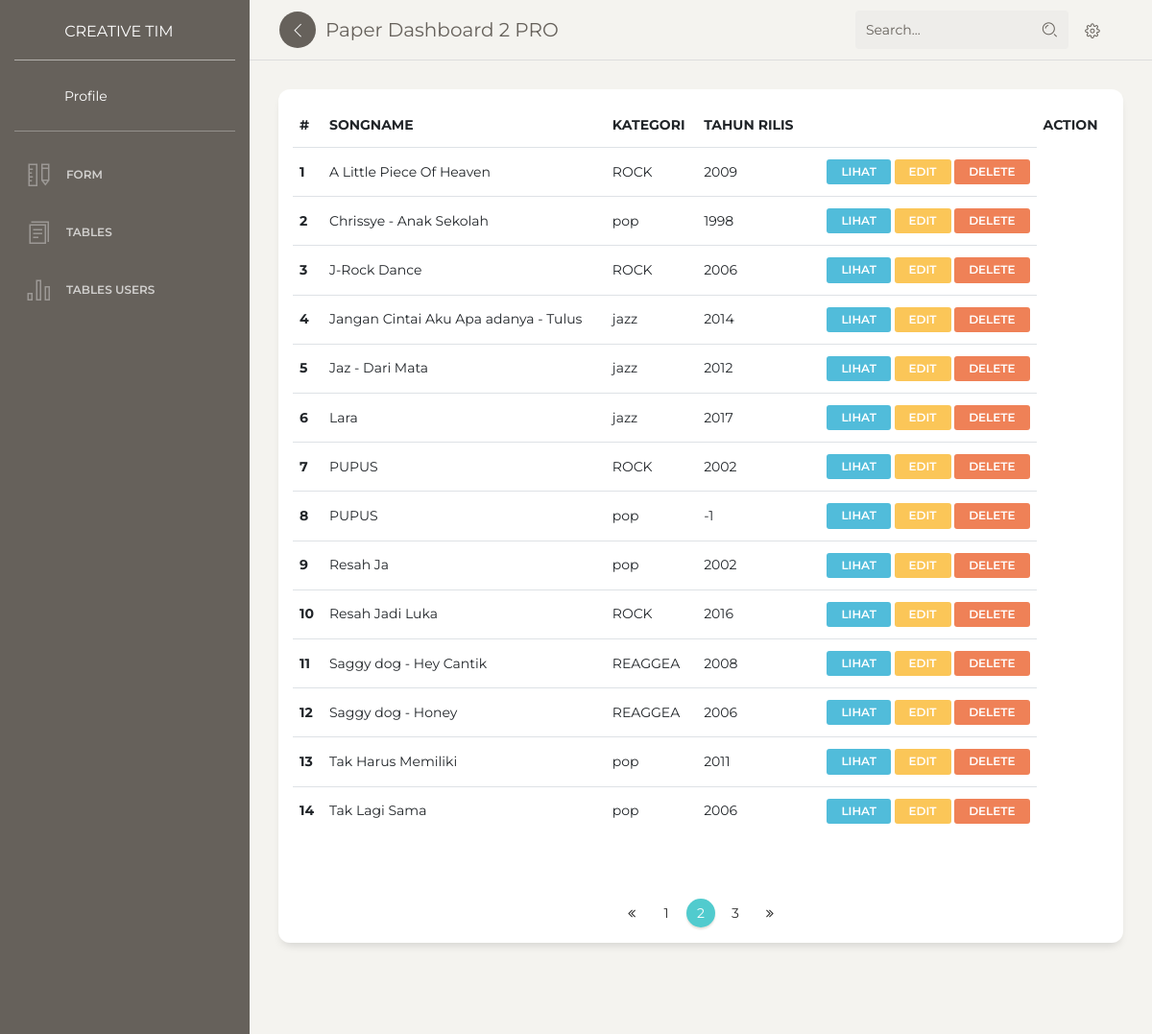
Screenshot of /dashboard/Table (signed in) with the database file from the repository.
### Chord/models.py (models this page shows, shortened)
class chord(models.Model):
    songname = models.CharField(max_length=50,null=True)
    kategori = models.ForeignKey(Kategori, on_delete=models.CASCADE, blank=True, null=True)
    date = models.IntegerField(null=True)
    body = RichTextUploadingField(blank=True,null=True,
                                    config_name='special',
                                    external_plugin_resources=[(
                                        'youtube',
                                        '/static/ckeditor_plugins/youtube/youtube/',
                                        'plugin.js',
                                    )],
                                    )
    class Meta:
        ordering =['songname']
        verbose_name_plural = "Kategori"

class Kategori(models.Model):
    nama = models.CharField(max_length=40)
    def __str__(self):
        return self.nama
    class Meta:
        verbose_name_plural = "Kategori"

### Chord/views.py (the view)
# urls.py: path('Table', Table, name='Table'),
@login_required
@user_passes_test(is_operator)
def Table(request):
    template_name = "back/extended.html"
    Chord_list = chord.objects.all()
    context = {
        'title' : 'Table',
        'Chord' : Chord_list
    }
    return render(request, template_name, context)

### Chord/views.py (called while the page is built)
def is_operator(user):
    if user.groups.filter(name='Operator').exists():
        return True
    else:
        return False

### templates/back/extended.html (shortened to what this page needs)
{% load static %}
<!DOCTYPE html>
<html lang="en">
<head>
  {% block css%}
  <link href="https://maxcdn.bootstrapcdn.com/font-awesome/latest/css/font-awesome.min.css" rel="stylesheet">
  <link href="{% static 'back/css/bootstrap.min.css'%}" rel="stylesheet" />
  <link href="{% static 'back/css/paper-dashboard.css'%}?v=2.1.1" rel="stylesheet" />
  <link href="{% static 'back/demo/demo.css'%}" rel="stylesheet" />
  {% endblock css%}
</head>
<body class="">
  <div class="wrapper ">
    <div class="sidebar" data-color="default" data-active-color="danger">
      <div class="logo">
        <a href="https://www.creative-tim.com" class="simple-text logo-normal">
          Creative Tim
        </a>
      </div>
      <div class="sidebar-wrapper">
        <div class="user">
          <div class="photo">
          </div>
          <div class="info">
            <a>
              <span>
                Profile
              </span>
            </a>
          </div>
        </div>
        <ul class="nav">
          <li>
            <a href="Form">
              <i class="nc-icon nc-ruler-pencil"></i>
              <p>FORM</p>
            </a>
          </li>
          <li>
            <a href="Table">
              <i class="nc-icon nc-single-copy-04"></i>
              <p>Tables</p>
            </a>
          </li>
          <li>
            <a href="{% url 'Table_user'%}">
            <i class="nc-icon nc-chart-bar-32"></i>
            <p>Tables Users</p>
            </a>
        </li>
        </ul>
      </div>
    </div>
    <div class="main-panel">
      <nav class="navbar navbar-expand-lg navbar-absolute fixed-top navbar-transparent">
        <div class="container-fluid">
          <div class="navbar-wrapper">
            <div class="navbar-minimize">
              <button id="minimizeSidebar" class="btn btn-icon btn-round">
                <i class="nc-icon nc-minimal-left text-center visible-on-sidebar-regular"></i>
              </button>
            </div>
            <a class="navbar-brand" href="javascript:;">Paper Dashboard 2 PRO</a>
          </div>
          <div class="collapse navbar-collapse justify-content-end" id="navigation">
            <form>
              <div class="input-group no-border">
                <input type="text" value="" class="form-control" placeholder="Search...">
                <div class="input-group-append">
                  <div class="input-group-text">
                    <i class="nc-icon nc-zoom-split"></i>
                  </div>
                </div>
              </div>
            </form>
            <ul class="navbar-nav">
              <li class="nav-item">
                <a class="nav-link btn-rotate" href="{% url 'logout' %}">
                  <i class="nc-icon nc-settings-gear-65"></i>
                </a>
              </li>
            </ul>
          </div>
        </div>
      </nav>
      {% block content%}
      <div class="content">
        <div class="row">
          <div class="col-md-12">
            <div class="card">
              <div id="tables">
                <div class="card-body">
                  <div class="table-responsive">
                    <table class="table tablesorter " id="">
                      <thead>
                        <tr>
                          <th scope="col">#</th>
                          <th scope="col">SongName</th>
                          <th scope="col">Kategori</th>
                          <th scope="col">Tahun Rilis</th>
                          <th></th>
                          <th>Action</th>
                        </tr>
                      </thead>
                      <tbody>
                        {% for p in Chord %}
                        <tr>
                          <th scope="row">{{forloop.counter}}</th>
                          <td>{{ p.songname }}</td>
                          <td>{{ p.kategori }}</td>
                          <td>{{ p.date }}</td>
                          <td class="text-right">
                              <a class="btn btn-sm btn-info" href="{% url 'lihat_chord' p.id%}">lihat</a>
                              <a class="btn btn-sm btn-warning" href="{% url 'edit_chord' p.id%}">edit</a>
                              <a class="btn btn-sm btn-danger" href="{% url 'delete_chord' p.id%}">delete</a>
                          </td>
                        </tr>
                        {% endfor %}
                      </tbody>
                    </table>
                  </div>
                </div>
              </div>
              <ul class="pagination pagination-primary justify-content-center">
                <li class="page-item">
                  <a class="page-link" href="javascript:;" aria-label="Previous">
                    <span aria-hidden="true"><i class="fa fa-angle-double-left" aria-hidden="true"></i></span>
                  </a>
                </li>
                <li class="page-item">
                  <a class="page-link" href="javascript:;">1</a>
                </li>
                <li class="page-item active">
                  <a class="page-link" href="javascript:;">2</a>
                </li>
                <li class="page-item">
                  <a class="page-link" href="javascript:;">3</a>
                </li>
                <li class="page-item">
                  <a class="page-link" href="javascript:;" aria-label="Next">
                    <span aria-hidden="true"><i class="fa fa-angle-double-right" aria-hidden="true"></i></span>
                  </a>
                </li>
              </ul>
            </div>
          </div>
      <footer class="footer footer-black  footer-white ">
      </footer>
    </div>
  </div>
  {% endblock content%}
</body>
</html>

### rows the page displays
chord: songname "A Little Piece Of Heaven", kategori "ROCK", date "2009"
chord: songname "Chrissye - Anak Sekolah", kategori "pop", date "1998"
chord: songname "J-Rock Dance", kategori "ROCK", date "2006"
chord: songname "Jangan Cintai Aku Apa adanya - Tulus", kategori "jazz", date "2014"
chord: songname "Jaz - Dari Mata", kategori "jazz", date "2012"
chord: songname "Lara", kategori "jazz", date "2017"
chord: songname "PUPUS", kategori "ROCK", date "2002"
chord: songname "PUPUS", kategori "pop", date "-1"
chord: songname "Resah Ja", kategori "pop", date "2002"
chord: songname "Resah Jadi Luka", kategori "ROCK", date "2016"
chord: songname "Saggy dog - Hey Cantik", kategori "REAGGEA", date "2008"
chord: songname "Saggy dog - Honey", kategori "REAGGEA", date "2006"
chord: songname "Tak Harus Memiliki", kategori "pop", date "2011"
chord: songname "Tak Lagi Sama", kategori "pop", date "2006"
